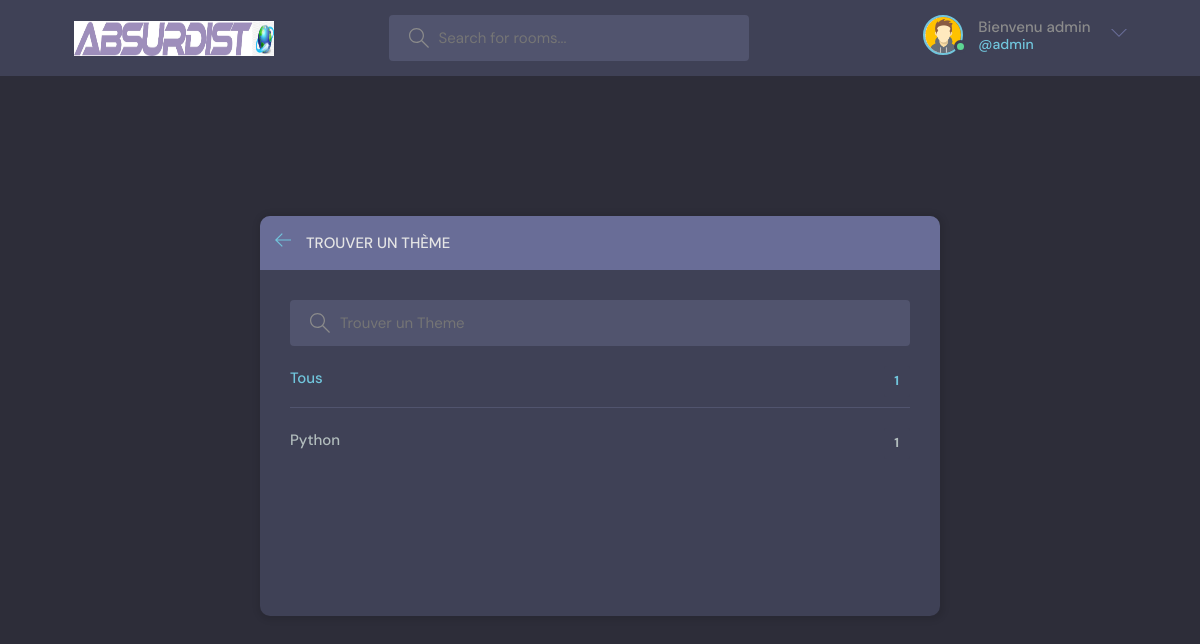
The page /themes/ (signed in) on the database its author committed.
### gforce/models.py (models this page shows, shortened)
class User(AbstractUser):
    nom = models.CharField(max_length=255, null=True)
    email = models.EmailField(unique=True, null=True)
    bio = models.TextField(null=True)
    avatar = models.ImageField(null=True, default="avatar.svg")
    USERNAME_FIELD = 'email'
    REQUIRED_FIELDS = []

class Sujet(models.Model):
    nom = models.CharField(max_length=255)

### gforce/views.py (the view)
# urls.py: path('themes/', themes, name='themes'),
def themes(request):
    q = request.GET.get('q') if request.GET.get('q') != None else ''
    thematiques = Sujet.objects.filter(
        nom__icontains=q
    )
    ctx = {
        'thematiques' : thematiques
    }
    return render(request, 'gforce/topics.html', ctx)

### gforce/templates/gforce/topics.html (shortened to what this page needs)
{% extends 'main.html' %}
{% block content %}
    <main class="create-room layout">
      <div class="container">
        <div class="layout__box">
          <div class="layout__boxHeader">
            <div class="layout__boxTitle">
              <a href="{% url 'home' %}">
                <svg version="1.1" xmlns="http://www.w3.org/2000/svg" width="32" height="32" viewBox="0 0 32 32">
                  <title>arrow-left</title>
                  <path
                    d="M13.723 2.286l-13.723 13.714 13.719 13.714 1.616-1.611-10.96-10.96h27.625v-2.286h-27.625l10.965-10.965-1.616-1.607z"
                  ></path>
                </svg>
              </a>
              <h3>Trouver Un Thème</h3>
            </div>
          </div>
          <div class="topics-page layout__body">
            <form action="." method="get" class="header__search">
              <label>
                <input name="q" placeholder="Trouver un Theme" />
              </label>
            </form>
            <ul class="topics__list">
              <li>
                <a href="{% url 'themes' %}" class="active">Tous <span>{{ thematiques.count }}</span></a>
              </li>
              {% for t in thematiques %}
                    <li>
                <a href="{% url 'home' %}?q={{ t.nom }}">{{ t.nom }} <span>{{ t.sujet_groupes.count }}</span></a>
              </li>
              {% endfor %}
            </ul>
          </div>
        </div>
      </div>
    </main>
{% endblock %}

### templates/partials/_navbar.html (shortened to what this page needs)
{% load static %}
<header class="header header--loggedIn">
    <div class="container">
    <a href="{% url 'home' %}" class="header__logo">
        <img src="{% static 'images/logo-site.jpg' %}" alt="Logo" style="width: 200px; height: 35px">
    </a>
    <form class="header__search" method="get" accept-charset="{% url 'home' %}">
      <label>
        <input name="q" placeholder="Search for rooms..." />
      </label>
    </form>
    <nav class="header__menu">
      {% if user.is_authenticated %}
        <div class="header__user">
        <a href="{% url 'edit_user' %}">
          <div class="avatar avatar--medium active">
            {% if user.avatar %}
                <img src="{{ user.avatar.url }}" />
            {% else %}
                <img src="https://randomuser.me/api/portraits/men/37.jpg" />
            {% endif %}
          </div>
          <p>Bienvenu {{ request.user.username }} <span>@{{ request.user.username }}</span></p>
        </a>
        <button class="dropdown-button">
          <svg version="1.1" xmlns="http://www.w3.org/2000/svg" width="32" height="32" viewBox="0 0 32 32">
            <title>chevron-down</title>
            <path d="M16 21l-13-13h-3l16 16 16-16h-3l-13 13z"></path>
          </svg>
        </button>
      </div>
      {% else %}
      <a href="{% url 'connexion' %}">
        <img src="{% static 'images/avatar.svg' %}" />
        <p>Connexion</p>
      </a>
      {% endif %}
    </nav>
  </div>
</header>

### static/style/style.css (style rules this page uses)
:root { --color-main: #71c6dd; --color-main-light: #e1f6fb; --color-dark: #3f4156; --color-dark-medium: #51546e; --color-dark-light: #696d97; --color-light: #e5e5e5; --color-gray: #8b8b8b; --color-light-gray: #b2bdbd; --color-bg: #2d2d39; --color-success: #5dd693; --color-error: #fc4b0b; }
* { font-family: "DM Sans", -apple-system, BlinkMacSystemFont, "Segoe UI", Roboto, Oxygen, Ubuntu, Cantarell, "Open Sans", "Helvetica Neue", sans-serif; margin: 0; padding: 0; box-sizing: border-box; text-rendering: optimizeLegibility; font-size: inherit; }
html { font-size: 56.25%; }
@media only screen and (min-width: 1200px) { html { font-size: 62.5%; } }
body { line-height: 1.6; font-weight: 400; font-size: 1.5rem; color: var(--color-light-gray); background-color: var(--color-bg); min-height: 100vh; }
img { width: 100%; }
a { display: inline-block; color: var(--color-main); text-decoration: none; }
.container { max-width: 120rem; width: 90%; margin: auto; }
.avatar { position: relative; display: inline-block; border-radius: 50%; border: 2px solid var(--color-main); }
.avatar img { display: block; border-radius: 50%; object-fit: cover; object-position: center; }
.avatar::after { content: ""; display: block; position: absolute; background-color: var(--color-gray); z-index: 111; border-radius: 50%; border: 0.3rem solid var(--color-dark); }
.avatar.active::after { background-color: var(--color-success); }
.avatar.avatar--medium img { width: 3.6rem; height: 3.6rem; border-radius: 50%; }
.avatar.avatar--medium:after { width: 0.7rem; height: 0.7rem; bottom: 0px; right: -6px; }
.header { padding: 1.5rem; background-color: var(--color-dark); }
.header > .container { display: flex; gap: 9.5rem; }
.header__logo, .header__user { display: flex; gap: 2rem; align-items: center; }
.header__logo > img { height: 3.2rem; width: 3.2rem; }
.header__search > label { background-color: var(--color-dark-medium); padding: 1.3rem 1rem; display: flex; align-items: center; gap: 1rem; border-radius: 4px; }
.header__search svg { fill: var(--color-gray); width: 2rem; height: 2rem; margin-left: 1rem; }
.header__search input { width: 30rem; background: transparent; border: none; outline: none; color: var(--color-light); }
.header__menu { margin-left: auto; position: relative; }
.header__menu a { display: flex; gap: 1.5rem; align-items: center; font-weight: 500; text-decoration: none; color: var(--color-gray); }
.header__menu img { height: 3.6rem; }
.header__menu p { line-height: 1.2; }
.header__menu span { color: var(--color-main); font-weight: 500; font-size: 1.4rem; display: block; }
.header__menu svg { width: 1.6rem; height: 1.6rem; fill: var(--color-dark-light); }
.dropdown-button { background: transparent; border: 0; outline: 0; cursor: pointer; }
.layout { margin-top: 2.4rem; }
.layout > .container { display: flex; justify-content: space-between; align-items: flex-start; }
.layout__box { width: 90%; max-width: 48rem; min-height: 40rem; position: absolute; top: 50%; left: 50%; transform: translate(-50%, -46%); background-color: var(--color-dark); border-radius: 1rem; box-shadow: 1px 1px 6px 3px rgba(0, 0, 0, 0.1); overflow: hidden; }
.layout__boxHeader { display: flex; padding: 1.5rem; background-color: var(--color-dark-light); }
.layout__boxTitle { display: flex; gap: 1.5rem; align-items: center; }
.layout__boxTitle h3 { text-transform: uppercase; font-weight: 500; color: var(--color-light); }
.layout__boxTitle svg { width: 1.6rem; height: 1.6rem; fill: var(--color-main); }
.layout__body { margin: 3rem; }
.topics__list { list-style: none; }
.topics__list li a { display: flex; justify-content: space-between; margin-bottom: 3rem; font-weight: 500; color: var(--color-light-gray); transition: all 0.3s ease-in-out; }
.topics__list li a.active, .topics__list li a:hover { color: var(--color-main); }
.topics__list li a span { padding: 0.5rem 1rem; background-color: var(--color-dark); border-radius: 3px; font-size: 1.3rem; font-weight: 700; letter-spacing: 1px; }
.topics-page .topics__list li:not(:last-child) a { margin: 2rem 0; padding-bottom: 1rem; text-decoration: none; border-bottom: 1px solid var(--color-dark-medium); }
.topics-page .header__search { display: block; }
.create-room.layout .layout__box { max-width: 68rem; }

### rows shown on the page
User: avatar (picture), user.username "admin"
Sujet: nom "Python", sujet_groupes.count "1"

### other values the page prints
{{ thematiques.count }} "1"
